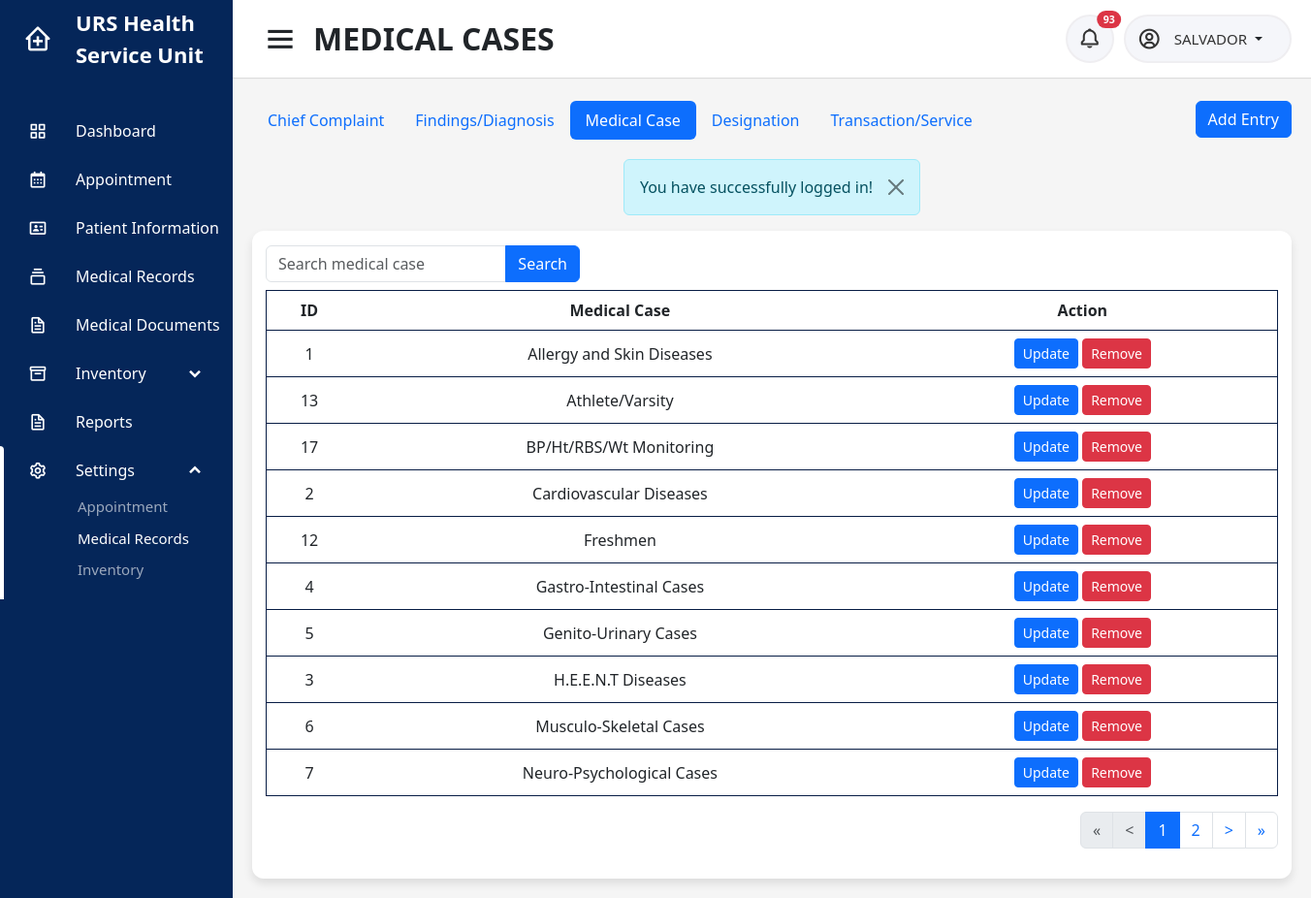
/users/nurse/medcase_set.php (signed in), run on the app's committed database.
### tables this page shows
CREATE TABLE `med_case` (
  `id` int(11) NOT NULL,
  `type` varchar(45) NOT NULL,
  `medcase` text NOT NULL
);

### users/nurse/medcase_set.php (the view, shortened to what this page needs)
<?php
include('../../connection.php');
$userid = $_SESSION['userid'];
$name = $_SESSION['username'];
$campus = $_SESSION['campus'];
if (isset($_GET['medcase'])) {
    $medcase = isset($_GET['medcase']) ? $_GET['medcase'] : '';
    $whereClause = "";
    if ($medcase !== '') {
        $whereClause .= " WHERE medcase LIKE '%$medcase%'";
    }
    $sql_count = "SELECT COUNT(*) AS total_rows FROM med_case $whereClause ORDER BY medcase";
} else {
    $sql_count = "SELECT COUNT(*) AS total_rows FROM med_case ORDER BY medcase";
}
$count_result = $conn->query($sql_count);
if ($count_result) {
    $count_row = $count_result->fetch_assoc();
    $nr_of_rows = $count_row['total_rows'];
} else {
    echo "Error: " . $conn->error;
}
$rows_per_page = 10;
$page = isset($_GET['page']) ? $_GET['page'] : 1;
$start = ($page - 1) * $rows_per_page;
$pages = ceil($nr_of_rows / $rows_per_page);
$previous = $page - 1;
$next = $page + 1;
$start_loop = $page > 2 ? $page - 2 : 1;
$end_loop = $page < $pages - 2 ? $page + 2 : $pages;
?>
<!DOCTYPE html>
<html lang="en" dir="ltr">
<head>
    <?php include('../../includes/header.php'); ?>
</head>
<body id="<?php echo $id ?>">
    <?php include('../../includes/sidebar.php') ?>
    <section class="home-section">
        <nav>
            <div class="sidebar-button">
                <i class='bx bx-menu sidebarBtn'></i>
                <span class="dashboard">MEDICAL CASES</span>
            </div>
            <div class="right-nav">
                <div class="notification-button">
                    <button type="button" class="btn btn-sm position-relative" onclick="window.location.href = 'notification'">
                        <i class='bx bx-bell'></i>
                        <?php
                        $sql = "SELECT au.id, au.user, au.campus, au.activity, au.datetime, au.status, ac.firstname, ac.middlename, ac.lastname, ac.campus, i.image FROM audit_trail au INNER JOIN account ac ON ac.accountid = au.user INNER JOIN patient_image i ON i.patient_id = au.user WHERE ((au.activity LIKE '%added a walk-in schedule%' AND au.activity LIKE '%$campus%') OR (au.activity LIKE '%cancelled a walk-in schedule%' AND au.activity LIKE '%$campus%') OR au.activity LIKE 'sent%' OR au.activity LIKE 'cancelled%' OR au.activity LIKE 'uploaded medical document%' OR au.activity LIKE '%expired%') AND au.status='unread' AND au.user != '$userid' ORDER BY au.datetime DESC";
                        $result = mysqli_query($conn, $sql);
                        if ($row = mysqli_num_rows($result)) {
                        ?>
                            <span class="position-absolute top-0 start-100 translate-middle badge rounded-pill bg-danger">
                                <?= $row ?>
                            </span>
                        <?php
                        }
                        ?>
                    </button>
                </div>
                <div class="profile-details">
                    <i class='bx bx-user-circle'></i>
                    <div class="dropdown">
                        <a class="btn dropdown-toggle" href="#" role="button" data-bs-toggle="dropdown" aria-expanded="false">
                            <span class="admin_name">
                                <?php
                                echo $name ?>
                            </span>
                        </a>
                    </div>
                </div>
            </div>
        </nav>
        <div class="home-content">
            <div class="overview-boxes">
                <div class="inv-tabs">
                    <div class="tabs">
                        <ul class="nav nav-pills">
                            <li class="nav-item">
                                <a class="nav-link" href="chiefcomplaint">Chief Complaint</a>
                            </li>
                            <li class="nav-item">
                                <a class="nav-link" href="findings">Findings/Diagnosis</a>
                            </li>
                            <li class="nav-item active">
                                <a class="nav-link active" aria-current="page" href="#">Medical Case</a>
                            </li>
                            <li class="nav-item">
                                <a class="nav-link" href="designation">Designation</a>
                            </li>
                            <li class="nav-item">
                                <a class="nav-link" href="transaction_set">Transaction/Service</a>
                            </li>
                        </ul>
                    </div>
                    <div>
                        <button type="button" class="btn btn-primary" data-bs-toggle="modal" data-bs-target="#addmedcase">Add Entry</button>
                    </div>
                </div>
                <?php
                include('../../includes/alert.php');
                ?>
                <div class="content">
                    <div class="row">
                        <div class="row">
                            <div class="col-md-4">
                                <form action="" method="get">
                                    <div class="row">
                                        <div class="col-md-12 mb-2">
                                            <div class="input-group">
                                                <input type="text" name="medcase" value="<?= isset($_GET['medcase']) == true ? $_GET['medcase'] : '' ?>" class="form-control" placeholder="Search medical case">
                                                <button type="submit" class="btn btn-primary">Search</button>
                                            </div>
                                        </div>
                                    </div>
                                </form>
                            </div>
                        </div>
                        <div class="col-sm-12">
                            <div class="table-responsive">
                                <table class="table">
                                    <thead class="head">
                                        <tr>
                                            <th>ID</th>
                                            <th>Medical Case</th>
                                            <th>Action</th>
                                    </thead>
                                    <tbody>
                                        <?php
                                        if (isset($_GET['medcase']) && $_GET['medcase'] != '') {
                                            $medcase = $_GET['medcase'];
                                            $count = 1;
                                            $sql = "SELECT * FROM med_case WHERE medcase LIKE '%$medcase%' ORDER BY medcase LIMIT $start, $rows_per_page";
                                            $result = mysqli_query($conn, $sql);
                                        } else {
                                            $sql = "SELECT * FROM med_case ORDER BY medcase LIMIT $start, $rows_per_page";
                                            $result = mysqli_query($conn, $sql);
                                        }
                                        if ($result) {
                                            if (mysqli_num_rows($result) > 0) {
                                                foreach ($result as $data) { ?>
                                                    <tr>
                                                        <td><?php echo $data['id']; ?></td>
                                                        <td><?php echo $data['medcase']; ?></td>
                                                        <td>
                                                            <button type="button" class="btn btn-primary btn-sm" data-bs-toggle="modal" data-bs-target="#updatemedcase<?php echo $data['id']; ?>">Update</button>
                                                            <button type="button" class="btn btn-danger btn-sm" data-bs-toggle="modal" data-bs-target="#removemedcase<?php echo $data['id']; ?>">Remove</button>
                                                        </td>
                                                    </tr>
                                                <?php
                                                }
                                            }
                                        }
                                        ?>
                                    </tbody>
                                </table>
                                <ul class="pagination justify-content-end">
                                    <?php
                                    if (mysqli_num_rows($result) > 0) : ?>
                                        <li class="page-item <?= $page == 1 ? 'disabled' : ''; ?>">
                                            <a class="page-link" href="?<?= isset($_GET['medcase']) ? 'medcase=' . $_GET['medcase'] . '&' : '' ?>page=<?= 1; ?>">&laquo;</a>
                                        </li>
                                        <li class="page-item <?php echo $page == 1 ? 'disabled' : ''; ?>">
                                            <a class="page-link" href="?<?= isset($_GET['medcase']) ? 'medcase=' . $_GET['medcase'] . '&' : '' ?>page=<?= $previous; ?>">&lt;</a>
                                        </li>
                                        <?php for ($i = $start_loop; $i <= $end_loop; $i++) : ?>
                                            <li class="page-item <?php echo $page == $i ? 'active' : ''; ?>">
                                                <a class="page-link" href="?<?= isset($_GET['medcase']) ? 'medcase=' . $_GET['medcase'] . '&' : '' ?>page=<?= $i; ?>"><?= $i; ?></a>
                                            </li>
                                        <?php endfor; ?>
                                        <li class="page-item <?php echo $page == $pages ? 'disabled' : ''; ?>">
                                            <a class="page-link" href="?<?= isset($_GET['medcase']) ? 'medcase=' . $_GET['medcase'] . '&' : '' ?>page=<?= $next; ?>">&gt;</a>
                                        </li>
                                        <li class="page-item <?php echo $page == $pages ? 'disabled' : ''; ?>">
                                            <a class="page-link" href="?<?= isset($_GET['medcase']) ? 'medcase=' . $_GET['medcase'] . '&' : '' ?>page=<?= $pages; ?>">&raquo;</a>
                                        </li>
                                    <?php endif; ?>
                                </ul>
                            </div>
                        </div>
                    </div>
                </div>
            </div>
        </div>
    </section>
</body>
</html>

### css/dashboard.css (style rules this page uses)
.home-section { position: relative; background: #f5f5f5; min-height: 100vh; width: calc(100% - 240px); left: 240px; transition: all 0.5s ease; }
.home-section nav { display: flex; justify-content: space-between; height: 80px; background: #fff; align-items: center; position: fixed; width: calc(100% - 240px); left: 240px; z-index: 100; padding: 0 20px 0 30px; box-shadow: 0 1px 1px rgba(0, 0, 0, 0.1); transition: all 0.5s ease; }
.home-section nav .sidebar-button { display: flex; align-items: center; font-size: 32px; font-weight: 600; }
nav .sidebar-button i { font-size: 38px; margin-right: 15px; }
.home-section .right-nav { display: flex; }
.home-section .profile-details { display: flex; align-items: center; background: #f5f6fa; border: 2px solid #efeef1; border-radius: 50px; height: 50px; padding: 0 15px 0 2px; margin-left: 10px; }
.home-section nav .notification-button { display: flex; align-items: center; justify-content: center; background: #f5f6fa; border: 2px solid #efeef1; border-radius: 50px; height: 50px; min-width: 50px; }
nav .notification-button i { font-size: 24px; color: #333; }
.home-section nav .notification-button button { display: flex; justify-content: center; align-items: center; height: 42px; min-width: 30px; border-radius: 50%; }
nav .profile-details .admin_name { font-size: 15px; font-weight: 500; color: #333; white-space: nowrap; }
nav .profile-details i { font-size: 25px; color: #333; padding-left: 10px; }
.home-section .home-content { position: relative; justify-content: center; padding-top: 104px; }
.home-content .overview-boxes { display: flex; align-items: center; justify-content: space-between; flex-wrap: wrap; padding: 0 20px; }
.home-content .overview-boxes .content { margin-bottom: 20px; width: 100%; background: #fff; padding: 15px 14px; border-radius: 12px; box-shadow: 0 5px 10px rgba(0, 0, 0, 0.1); }
.home-content .table-inv tr, td, th { border: none; padding: 8px; text-align: center; }
.home-content table { border-collapse: collapse; width: 100%; vertical-align: middle; }
.head { background-color: #081d45; color: white; }
.home-content tr, td, th { border: 1px solid #081d45; padding: 8px; text-align: center; }
:root { --Red: hsl(1, 90%, 64%); --Blue: hsl(219, 85%, 26%); --White: hsl(0, 0%, 100%); --Very-light-grayish-blue: hsl(210, 60%, 98%); --Light-grayish-blue-1: hsl(211, 68%, 94%); --Light-grayish-blue-2: hsl(205, 33%, 90%); --Grayish-blue: hsl(219, 14%, 63%); --Dark-grayish-blue: hsl(219, 12%, 42%); --Very-dark-blue: hsl(224, 21%, 14%); }
.inv-tabs { display: flex; justify-content: space-between; width: 100%; margin-bottom: 20px; }

### data on the page
med_case: id "1", medcase "Allergy and Skin Diseases"
med_case: id "13", medcase "Athlete/Varsity"
med_case: id "17", medcase "BP/Ht/RBS/Wt Monitoring"
med_case: id "2", medcase "Cardiovascular Diseases"
med_case: id "12", medcase "Freshmen"
med_case: id "4", medcase "Gastro-Intestinal Cases"
med_case: id "5", medcase "Genito-Urinary Cases"
med_case: id "3", medcase "H.E.E.N.T Diseases"
med_case: id "6", medcase "Musculo-Skeletal Cases"
med_case: id "7", medcase "Neuro-Psychological Cases"

### other printed values
$row "93"
$name "SALVADOR"
$_SESSION['alert'] "You have successfully logged in!"
